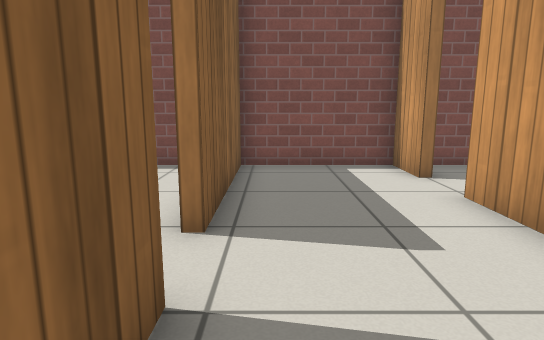
View 1 (above)

16 first-person views from a walk through a world built for the Gazebo simulator. The camera is 0.78 m above the floor, tilts 10° down and sees 75° across. The floor is counted in squares, 0.5 m on a side. Each view is taken from the middle of a square. On the plan, view 1 faces up. The plan holds only what a view shows up to about 16 squares ahead; the rest is blank. The robots in the file are not drawn. Gazebo's built-in surfaces are drawn with simple patterns.

View 2
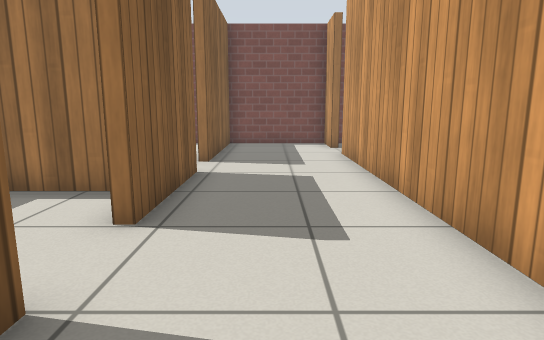

View 3
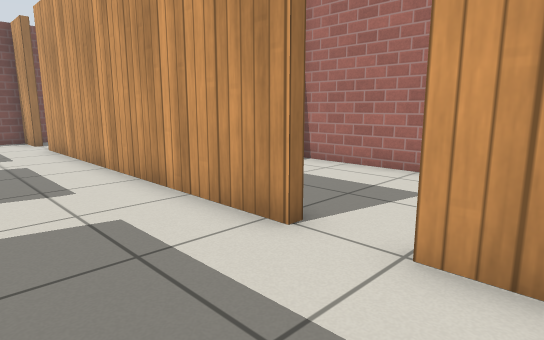

View 4
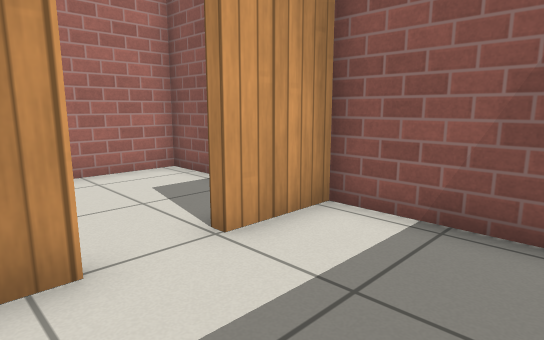

View 5
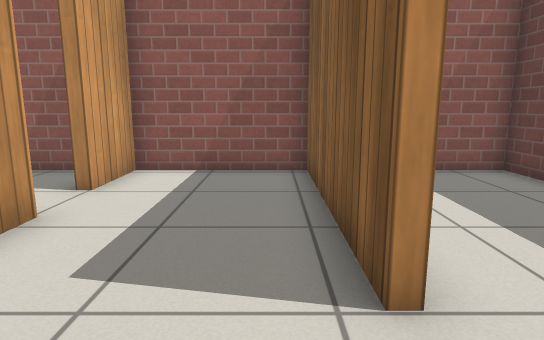

View 6
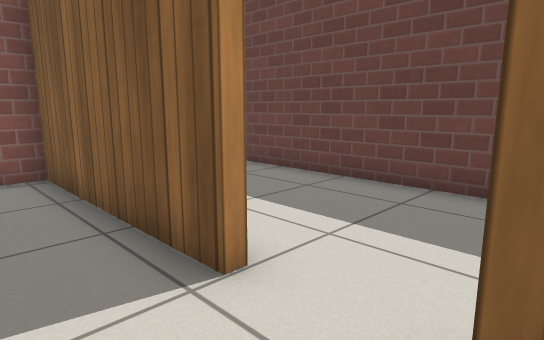

View 7
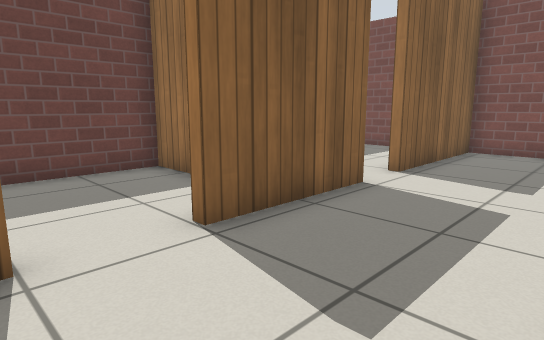

View 8
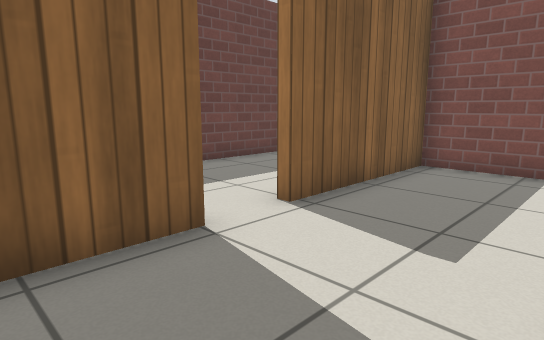

View 9
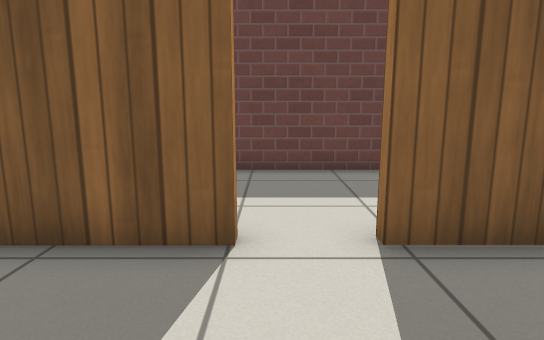

View 10
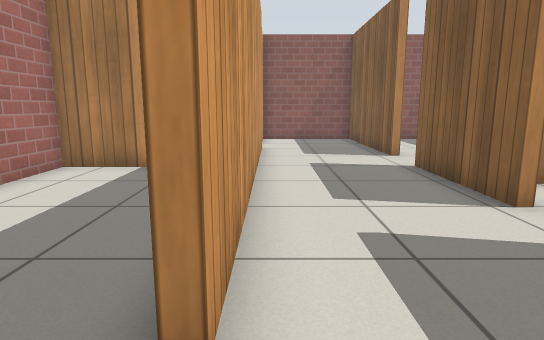

View 11
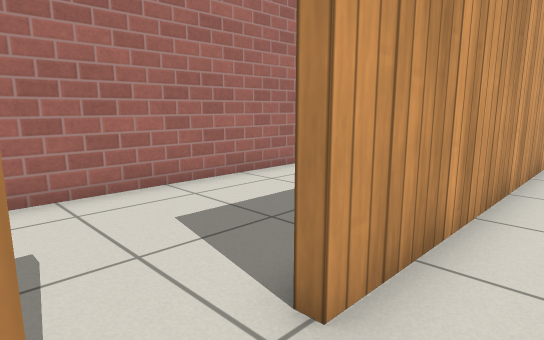

View 12
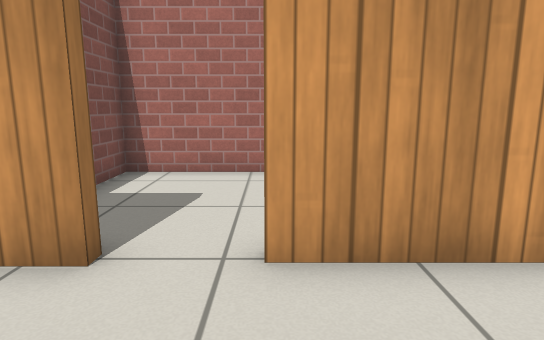

View 13
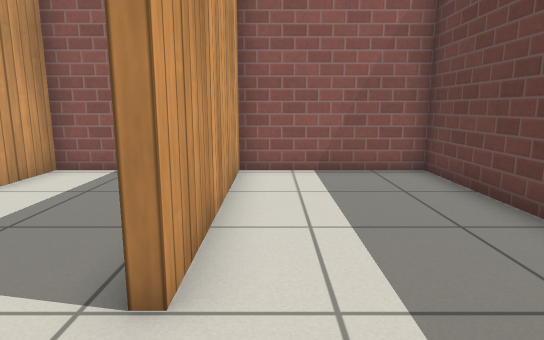

View 14
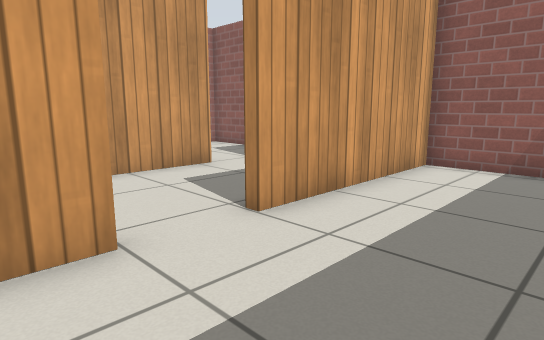

View 15
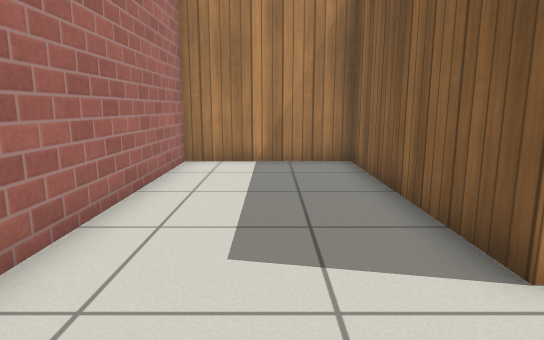

View 16
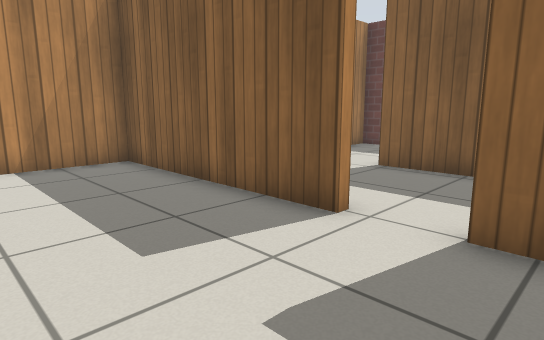

### Floor plan
Points are (right, up) in squares from view 1. A wall is a line through its corners. A room is listed if a view was taken in it or the views show most of it. See-through windows are left out.
Room 1 (views 1, 5, 6, 8, 9, 12)
walls: (-1.2, 2.6) (-0.8, 2.6) (-0.8, -1.4); (-0.8, 6.5) (-0.8, 4.3) (-1.2, 4.3); (3.4, -3.5) (3.4, 6.1)
ways out: opening at (1.5, -4.5) to room 2; opening at (1.5, 5.5) to room 3; opening at (-1, -2.5) to room 4; opening at (-1, 3.5) to room 6
Room 2 (views 2, 3, 4, 7)
walls: (3.4, -6) (3.4, -3.5); (-0.8, -3.5) (-0.8, -9.8) (3.4, -9.8) (3.4, -7.5)
ways out: opening at (1.5, -4.5) to room 1; opening at (4, -6.5) to room 7
Room 3 (views 10, 11)
walls: (3.4, 7.8) (3.4, 9.6) (-0.8, 9.6) (-0.8, 6.5)
ways out: opening at (1.5, 5.5) to room 1; opening at (4, 7) to room 5
Room 4 (views 13, 14)
walls: (-0.8, -1.4) (-1.2, -1.4) (-1.2, -0.4); (-2, 0.5) (-5.8, 0.5) (-5.8, -9.8) (-1.2, -9.8) (-1.2, -3.5)
ways out: opening at (-1, -2.5) to room 1
Room 5 (views 15, 16)
walls: (3.7, 6.1) (3.7, -1.3) (8.6, -1.3) (8.6, 9.6) (7, 9.6); (3.7, 8.6) (3.7, 7.8); (5.4, 9.6) (3.9, 9.6)
ways out: opening at (4, 7) to room 3
Room 6 (no view inside)
walls: (-5.8, 9.1) (-5.8, 0.8) (-4.9, 0.8); (-2.1, 9.6) (-5, 9.6)
ways out: opening at (-1, 3.5) to room 1
Room 7 (no view inside)
walls: (8.6, -5.6) (8.6, -1.7); (4.9, -9.8) (8.6, -9.8) (8.6, -7.2)
ways out: opening at (4, -6.5) to room 2

Where each view was taken, in squares from view 1:
view 1: 0 up, 0 right, facing up
view 2: 6 down, 1 right, facing up
view 3: 9 down, 0 right, facing up-right
view 4: 5 down, 0 right, facing down-right
view 5: 1 down, 0 right, facing down
view 6: 1 down, 1 right, facing down-left
view 7: 4 down, 3 right, facing up-left
view 8: 0 up, 3 right, facing up-left
view 9: 3 up, 3 right, facing left
view 10: 8 up, 3 right, facing down
view 11: 8 up, 2 right, facing down-right
view 12: 6 up, 0 right, facing right
view 13: 1 down, 2 left, facing down
view 14: 0 up, 5 left, facing down-right
view 15: 9 up, 6 right, facing down
view 16: 9 up, 8 right, facing down-left
